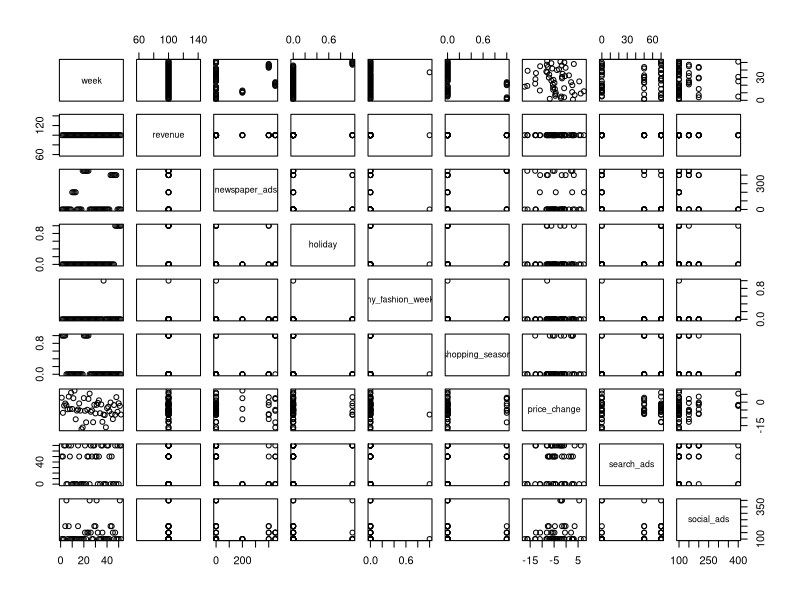

This chart was generated by the following R code: (Note: this script raises an error after producing the figure.)
### Creating a fake dataset

set.seed(42)

mmm_data = data.frame(week = 1:52,
                      revenue = 100,
                      newspaper_ads = c(rep(0, times = 9),
                                        rep(200, times = 4),
                                        rep(0, times = 5),
                                        rep(450, times = 6), 
                                        rep(0, times = 18), 
                                        rep(400, times = 6), 
                                        rep(0, times = 4)),
                      #search_ads = sample(c(0, 50, 70), size = 1, replace = FALSE, prob = c(0.6, 0.2, 0.2)),
                      #social_ads = sample(c(100, 150, 200, 400), size = 1, replace = FALSE, prob = c(0.6, 0.15, 0.15, 0.1)),
                      #price_change = 0,
                      holiday = 0,
                      ny_fashion_week = 0,
                      shopping_season = 0)

holiday_weeks = c(47:52)
mmm_data$holiday = ifelse(mmm_data$week %in% holiday_weeks, 1, 0)
mmm_data$ny_fashion_week[37] = 1
mmm_data$price_change = rnorm(52, mean = -4, sd = 5)
mmm_data$search_ads = sample(c(0, 50, 70), size = 52, replace = TRUE, prob = c(0.6, 0.2, 0.2))
mmm_data$social_ads = sample(c(100, 150, 200, 400), size = 52, replace = TRUE, prob = c(0.6, 0.15, 0.15, 0.1))
mmm_data$shopping_season[c(1, 2, 3, 4, 20 ,21, 22, 23, 24)] = 1


plot(mmm_data)

### Generating revenue

mmm_data = mmm_data %>% 
  mutate(revenue = rnorm(52, mean = 15000, sd = 1000) +
           rnorm(52, 19.6, 6.75)*social_ads +
           rnorm(52, 25.18, 51.9)*search_ads +
           rnorm(52, 36.5, 5.1)*newspaper_ads +
           rnorm(52, 9000, 6000)*holiday +
           rnorm(52, 2000, 400)*shopping_season +
           rnorm(52, -682, 154)*price_change +
           rnorm(52, 1000, 500))

mmm_data$revenue[31] = mmm_data$revenue[31] + rnorm(1, 500, 200)
mmm_data$revenue[32] = mmm_data$revenue[32] + rnorm(1, 1000, 300)
mmm_data$revenue[33:35] = mmm_data$revenue[33:35] + rnorm(1, 1500, 400)
mmm_data$revenue[36:37] = mmm_data$revenue[36:37] + rnorm(1, 1000, 200)


ggplot(data=mmm_data, aes(x=week, y=revenue)) +
  geom_line()

corrplot(cor(mmm_data))

write.csv(mmm_data, "mmm_fashion_simulated.csv")
